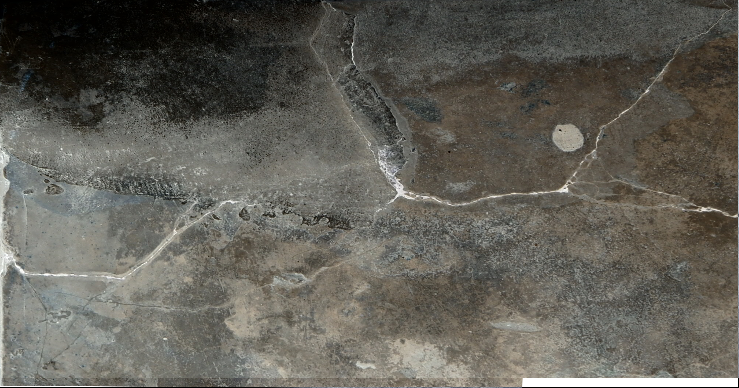
#> input picture Extracting_info/negative_image.png, 739 x 388 px, found by its file name
$ python test.py
#> lines starting #> are read from the running program, lines starting #| are printed output that depends on the picture; after the words box and inside, x2 and y2 are one past the last pixel; in counts of white or black regions, pixels touching at a corner belong together
import cv2
import numpy as np
import imutils
img = cv2.imread('Extracting_info/negative_image.png')
#> img is the input picture: shape (388, 739, 3); mean B, G, R 87.5, 95.2, 97.2
img00=np.uint8(np.log1p(img))

gray = cv2.cvtColor(img, cv2.COLOR_BGR2GRAY)
gray = cv2.GaussianBlur(gray, (5, 5), 0)
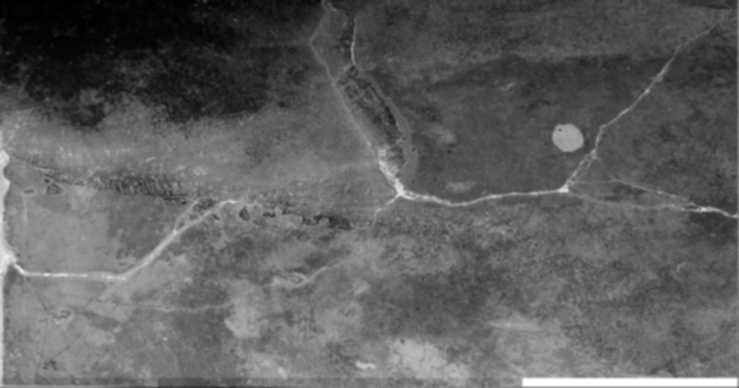
#> gray: shape (388, 739); min 0, max 255, mean 95
edged = cv2.Canny(gray, 150, 150)
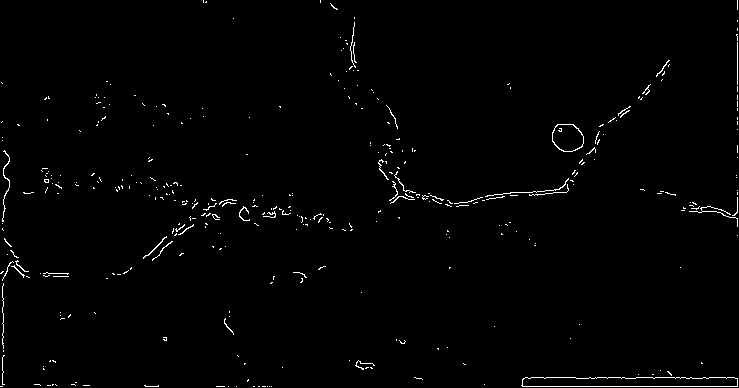
#> edged: shape (388, 739); 1.1% white in thin lines or dots
edged = cv2.dilate(edged, None, iterations=2)
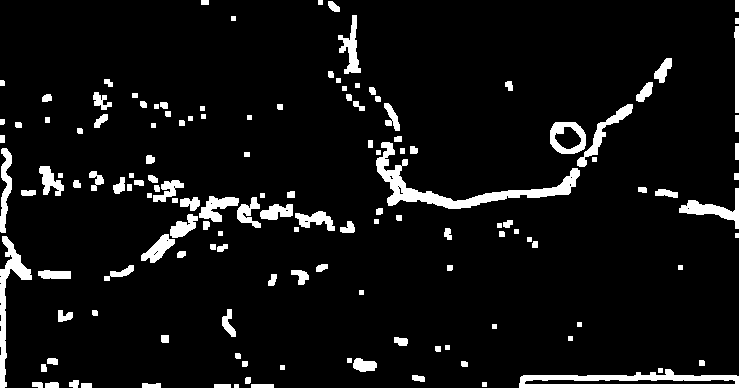
#> edged: shape (388, 739); 7.1% white; 142 white regions, largest, box (x1, y1, x2, y2) and area: (376, 142, 580, 209) 2646, (519, 369, 739, 388) 2177, (0, 236, 32, 388) 1237
edged = cv2.erode(edged, None, iterations=1)
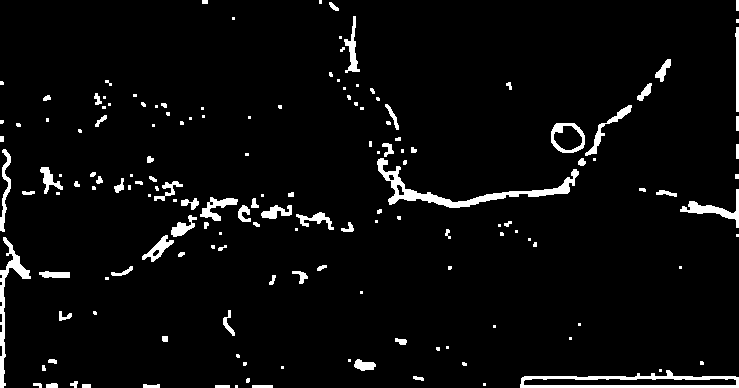
#> edged: shape (388, 739); 4.4% white; 158 white regions (79 under 20 px)
cnts = cv2.findContours(edged.copy(), cv2.RETR_EXTERNAL,cv2.CHAIN_APPROX_SIMPLE)
#> cnts = 158 contours, 101 with area under 20; largest, box (x1, y1, x2, y2) and area: (520, 370, 739, 388) 2402, (377, 158, 579, 208) 1542, (551, 123, 585, 153) 810, (0, 237, 31, 388) 690, (680, 189, 739, 228) 446
cnts = imutils.grab_contours(cnts)

cv2.imshow("log",edged)
cv2.waitKey(0)
cv2.destroyAllWindows()
#cv2.imwrite('Extracting_info/logarithmic_result.jpg', normalized_image)
